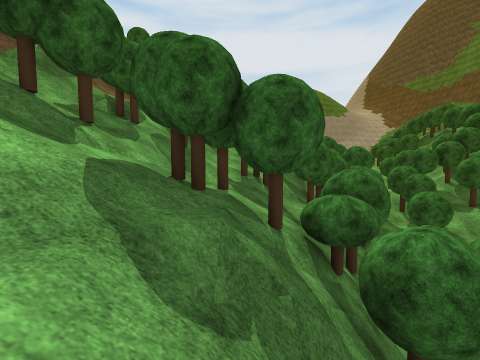
[1] (above)

24 first-person views from a walk through a Unity game level. The camera is 1.5 m above the floor, tilts 4° down and sees 90° across. The floor is counted in squares, 2 m on a side. Each view is taken from the middle of a square. On the plan, view 1 faces up. The plan holds only what a view shows up to about 9 squares ahead; the rest is blank. The place goes on beyond the plan. Some trees and plants on the terrain are drawn as simple stand-ins. The player character is not drawn. Some surface patterns are stand-ins.

[2]
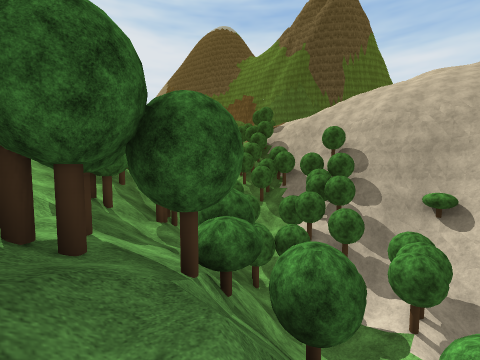

[3]
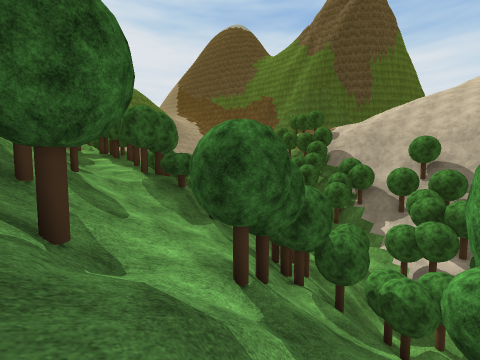

[4]
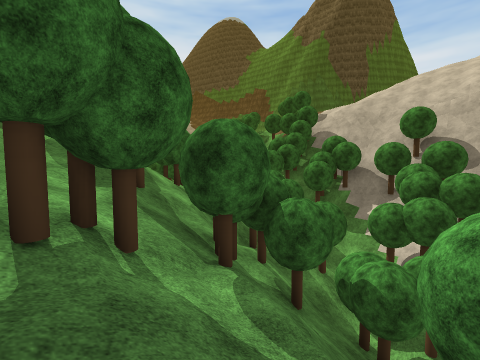

[5]
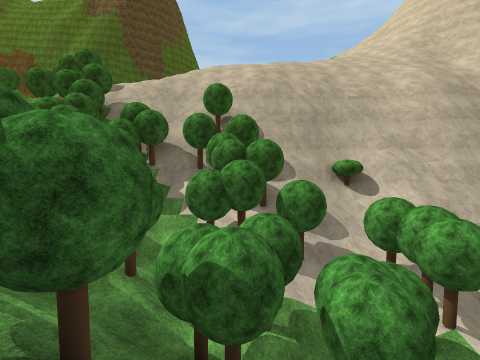

[6]
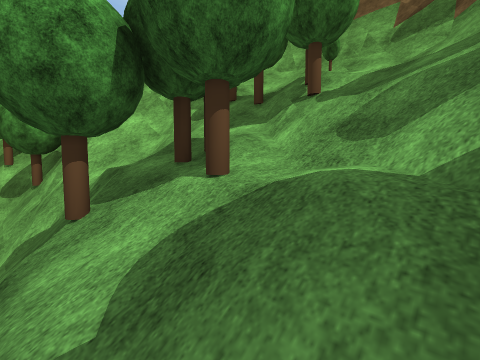

[7]
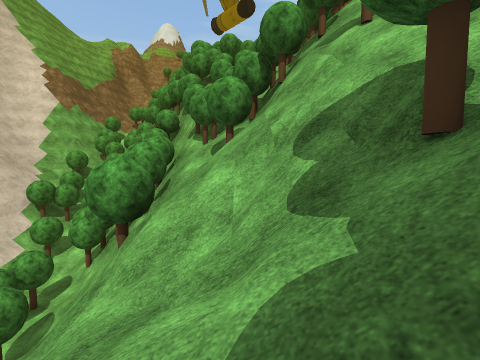

[8]
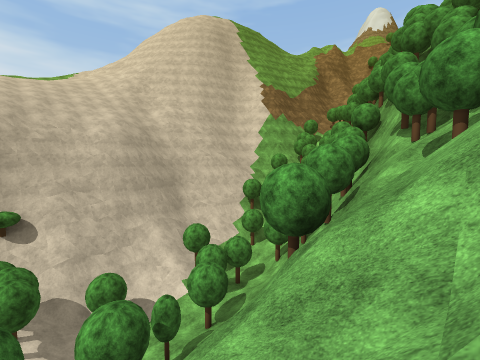

[9]
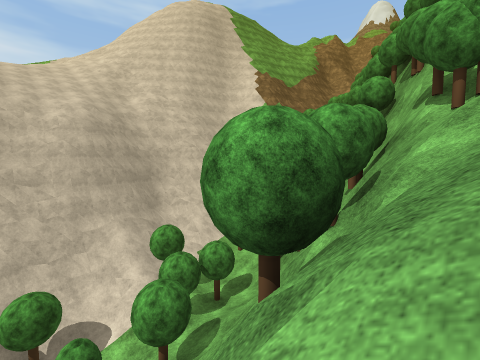

[10]
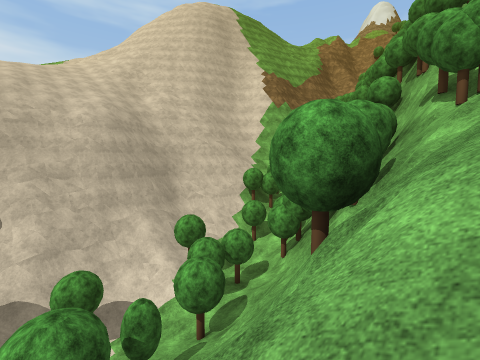

[11]
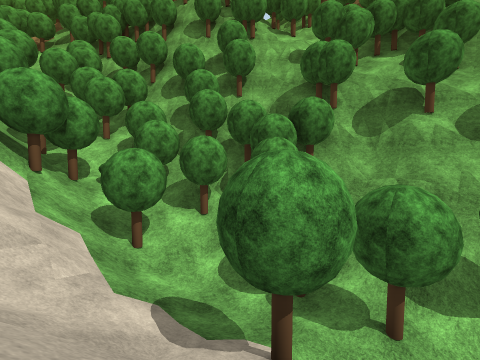

[12]
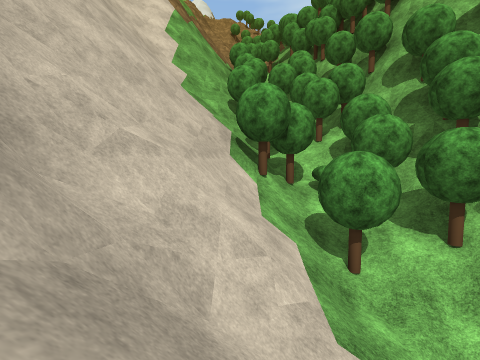

[13]
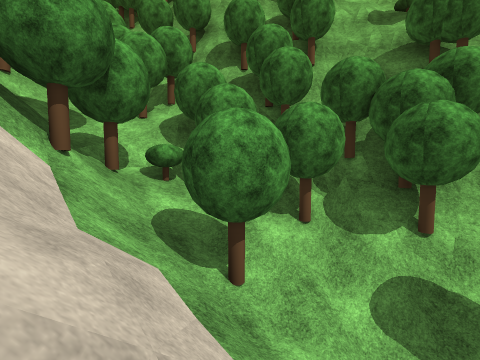

[14]
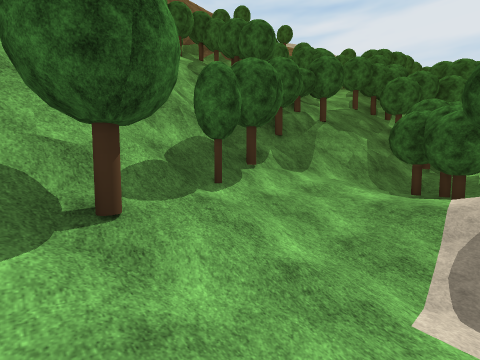

[15]
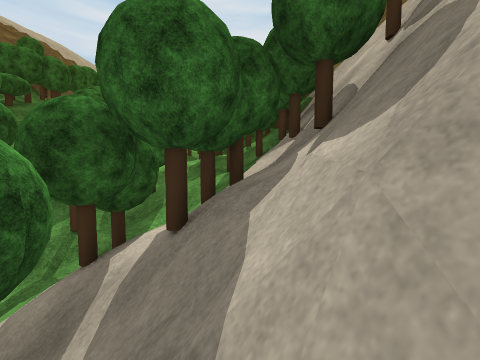

[16]
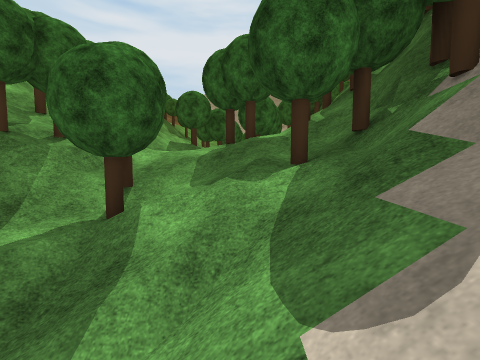

[17]
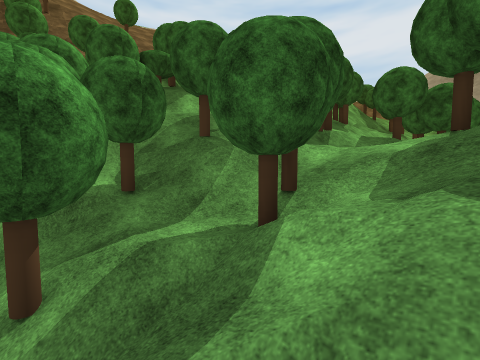

[18]
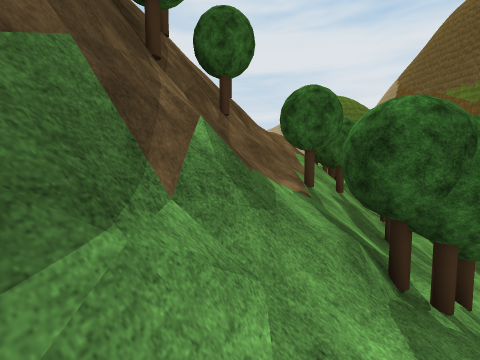

[19]
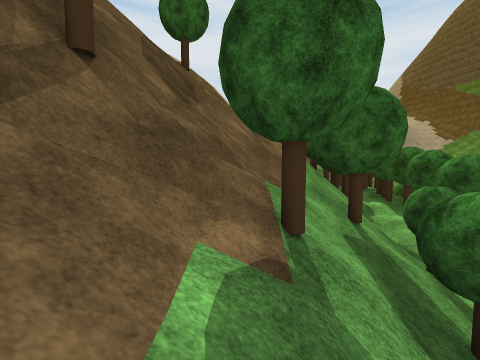

[20]
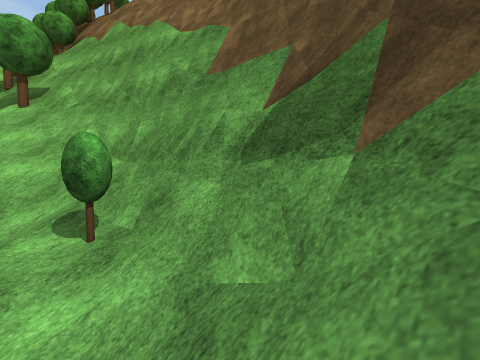

[21]
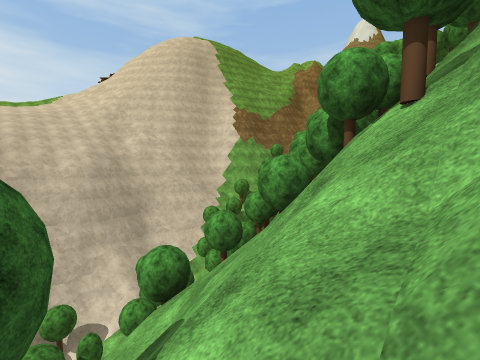

[22]
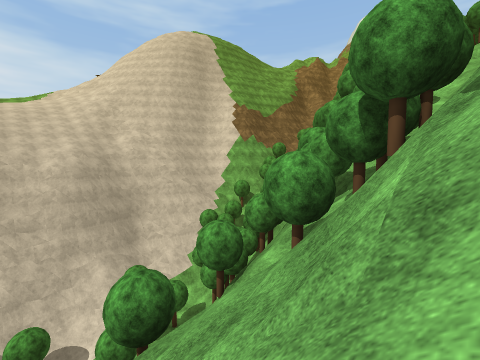

[23]
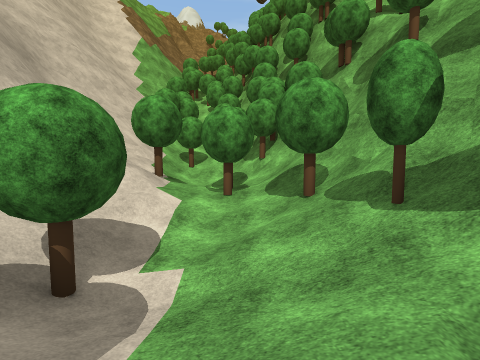

[24]
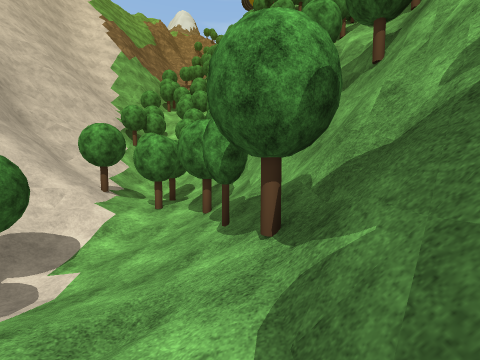

### Floor plan
Key: @ floor where view 1 was taken; # wall or solid block; . main floor; - floor 1.5 m lower than the main floor; : floor 3.25 m higher than the main floor; + floor 5 m higher than the main floor; * floor 6.5 m higher than the main floor; % floor 8 m higher than the main floor; & floor 9.75 m higher than the main floor; / step, stairs or slope; = window, fence, low wall or low ledge; v drop or lower ground; T tree; O other object.
Columns run from 8 left of view 1 to 11 right of it. Each row starts with its distance up from view 1.
 13   T#= /O&TO/T//+   T
 12   v#//=/&/T/// /+TTT
 11  T##vTTT//T//T/T///#
 10  T##//////T//T/T//TT
  9  v#TT/T///TTT//////T
  8   #///////T///T////#
  7   ##/TT/T///T///T//T
  6   ##///////=TTT/T/TT
  5   ##//////T:#///T/##
  4   #//T/TT/T=/T////##
  3 v #T/T//TT#///.////#
  2 v #/////=T#/../TT//#
  1 v #//T//=#TT.////###
  0 v ##/=#/@##///-T/##
 -1 v ##/==/T##T//-//##
 -2 vv##/##&T##T/--//###
 -3 vv##/##&vv#//.////##
 -4 vv#TTTT&T##//T.T//##
 -5   ####T=& ##/T.//=##
 -6      TTT&T###/.///##
 -7      OTTTT##T////=##
 -8      OTTTv #TT/T/##
 -9       TTvv  T////##
-10        TTTT ##TTTT#
-11        T Tv ###=TO
-12        OTT  #TTTOO%
-13             ##TT*T#
-14              #TT
-15               TTT
-16               O

Where each view was taken, in squares from view 1:
view 1: 0 up, 0 right, facing up
view 2: 1 up, 1 left, facing up-right
view 3: 5 up, 2 left, facing up-right
view 4: 5 up, 0 right, facing up-right
view 5: 6 up, 2 right, facing right
view 6: 6 up, 1 right, facing down-left
view 7: 3 up, 2 left, facing down
view 8: 2 up, 2 left, facing down-right
view 9: 0 up, 1 left, facing down-right
view 10: 1 up, 1 left, facing down-right
view 11: 3 down, 9 right, facing down-left
view 12: 4 down, 9 right, facing down
view 13: 6 down, 9 right, facing down-left
view 14: 3 down, 6 right, facing up-left
view 15: 3 up, 10 right, facing up
view 16: 7 up, 9 right, facing up
view 17: 8 up, 9 right, facing up-left
view 18: 4 up, 5 left, facing up
view 19: 7 up, 4 left, facing up
view 20: 6 up, 4 left, facing down-left
view 21: 1 up, 5 left, facing down-right
view 22: 0 up, 4 left, facing down-right
view 23: 2 up, 5 right, facing down
view 24: 3 up, 3 right, facing down
